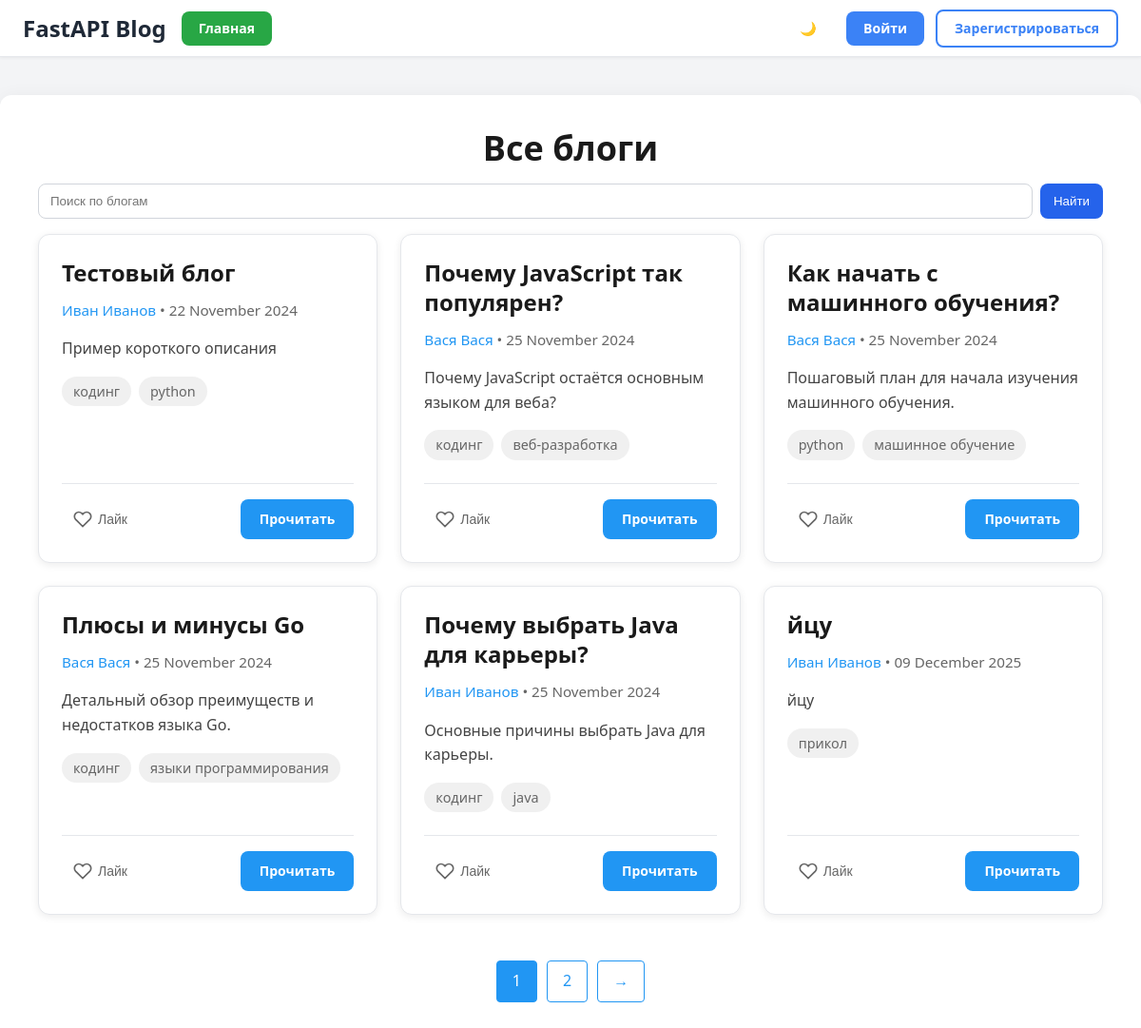
The page /blogs/ on the database as committed earlier.
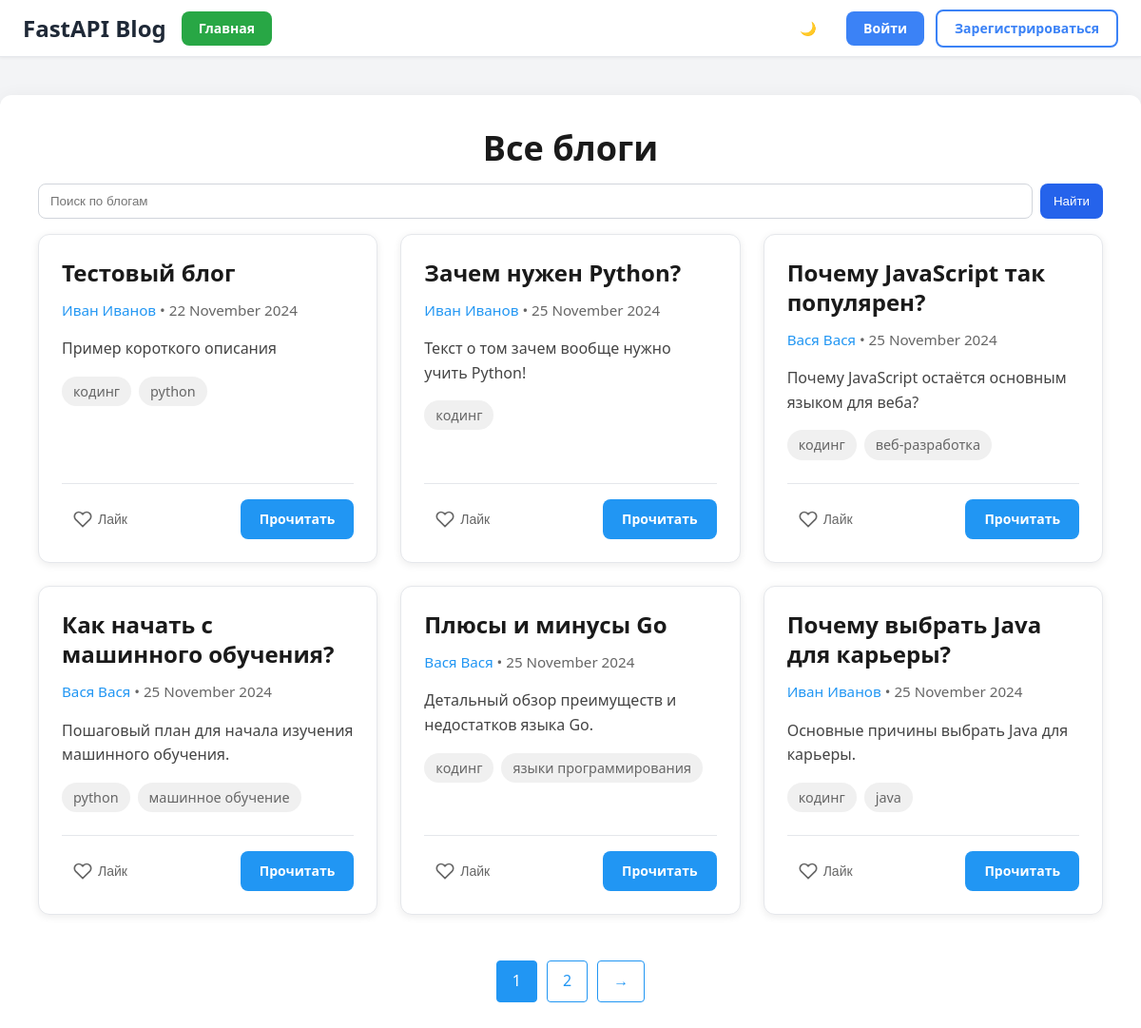
The same page on the database as committed later.
### app/api/models.py (models this page shows)
class Blog(Base):
    title: Mapped[str_uniq]
    author: Mapped[int] = mapped_column(ForeignKey("users.id"), nullable=False)
    user: Mapped["User"] = relationship("User", back_populates="blogs")
    content: Mapped[str] = mapped_column(Text)
    short_description: Mapped[str] = mapped_column(Text)
    status: Mapped[str] = mapped_column(default="published", server_default="published")
    tags: Mapped[list["Tag"]] = relationship(
        secondary="blog_tags", back_populates="blogs"
    )

class Tag(Base):
    name: Mapped[str] = mapped_column(String(50), unique=True)
    blogs: Mapped[list["Blog"]] = relationship(
        secondary="blog_tags", back_populates="tags"
    )

### app/pages/views.py (the view)
@router.get("/blogs/")
async def blogs_page(
    request: Request,
    author_id: int | None = None,
    tag: str | None = None,
    search: str | None = None,
    page: int = 1,
    page_size: int = 6,
    session: AsyncSession = SessionDep,
    user_data: User | None = Depends(get_current_user_optional),
):
    blogs = await BlogDAO.get_blog_list(
        session=session,
        author_id=author_id,
        tag=tag,
        search=search,
        page=page,
        page_size=page_size,
    )
    search_message = None
    search_type = None
    if author_id:
        author = await UsersDAO.find_one_or_none_by_id(
            data_id=author_id, session=session
        )
        if author:
            author_name = f"{author.first_name} {author.last_name}"
            search_message = f"Автор: {author_name} (ID: {author_id})"
            search_type = "author"
        else:
            search_message = f"Автор с ID {author_id} не найден"
            search_type = "author_not_found"
    elif tag:
        search_message = f"Тег: {tag}"
        search_type = "tag"
        if blogs.get("total_result", 0) == 0:
            search_message = f"Тег '{tag}' не найден"
            search_type = "tag_not_found"
    elif search:
        search_message = f"Поиск: {search}"
        search_type = "search"
        if blogs.get("total_result", 0) == 0:
            search_message = f"По запросу '{search}' ничего не найдено"
            search_type = "search_not_found"
    context = {
        **_build_common_context(request, user_data),
        "article": blogs,
        "filters": {"author_id": author_id, "tag": tag, "search": search},
        "search_message": search_message,
        "search_type": search_type,
    }
    return templates.TemplateResponse(request, "posts.html", context)

### app/templates/posts.html (shortened to what this page needs)
{% extends "base.html" %}
{% block content %}
<div class="content-container">
    <div class="page-header">
        <a href="/blogs/">Все блоги</a>
    </div>
    <form action="/blogs/" method="get" class="search-form">
        <input type="text" name="search" placeholder="Поиск по блогам"
               value="{{ filters.search or '' }}">
        <button type="submit">Найти</button>
    </form>
    {% if article.blogs %}
        <ul class="articles-list">
            {% for blog in article.blogs %}
            <li class="article-card" data-post-id="{{ blog.id }}">
                <div class="article-card-header">
                    <h2><a href="/blogs/{{ blog.id }}">{{ blog.title }}</a></h2>
                    <div class="article-meta">
                        {% if blog.author_id %}
                        <a href="?author_id={{ blog.author_id }}">{{ blog.author_name }}</a>
                        {% else %}
                        {{ blog.author_name }}
                        {% endif %}
                        • {{ blog.created_at.strftime('%d %B %Y') }}
                    </div>
                    <p class="article-excerpt">{{ blog.short_description }}</p>
                    {% if blog.tags %}
                    <div class="article-tags">
                        {% for tag in blog.tags %}
                        <a href="/blogs?tag={{ tag.name }}" class="tag">{{ tag.name }}</a>
                        {% endfor %}
                    </div>
                    {% endif %}
                </div>
                <div class="article-card-footer">
                    <button class="like-button" data-post-id="{{ blog.id }}" aria-label="Лайк">
                        <svg class="like-icon" viewBox="0 0 24 24" fill="none" stroke="currentColor" stroke-width="2">
                            <path d="M20.84 4.61a5.5 5.5 0 0 0-7.78 0L12 5.67l-1.06-1.06a5.5 5.5 0 0 0-7.78 7.78l1.06 1.06L12 21.23l7.78-7.78 1.06-1.06a5.5 5.5 0 0 0 0-7.78z"></path>
                        </svg>
                        <span class="like-text">Лайк</span>
                    </button>
                    <a href="/blogs/{{ blog.id }}/" class="read-button">Прочитать</a>
                </div>
            </li>
            {% endfor %}
        </ul>
    {% else %}
        <p>По вашему запросу ничего не найдено.</p>
    {% endif %}
    <div class="pagination">
        {% for p in range(1, article.total_page + 1) %}
        <a href="?page={{ p }}{% if filters.author_id %}&author_id={{ filters.author_id }}{% endif %}{% if filters.tag %}&tag={{ filters.tag }}{% endif %}{% if filters.search %}&search={{ filters.search }}{% endif %}"
           class="pagination-link {% if p == article.page %}active{% endif %}">{{ p }}</a>
        {% endfor %}
        {% if article.page < article.total_page %}
        <a href="?page={{ article.page + 1 }}{% if filters.author_id %}&author_id={{ filters.author_id }}{% endif %}{% if filters.tag %}&tag={{ filters.tag }}{% endif %}{% if filters.search %}&search={{ filters.search }}{% endif %}"
           class="pagination-link">→</a>
        {% endif %}
    </div>
</div>
{% endblock %}

Rows that differ between the two databases and show on the page:
no longer on this page (row unchanged): Blog: title "йцу", author_name "Иван Иванов", created_at "09 December 2025", short_description "йцу"
no longer on this page (row unchanged): Tag: name "прикол", shown under "йцу"
now on this page (row edited): Blog: title "Зачем нужен Python?", author_name "Иван Иванов", created_at "25 November 2024", short_description "Текст о том зачем вообще нужно учить Python!", Tag (name "кодинг")
